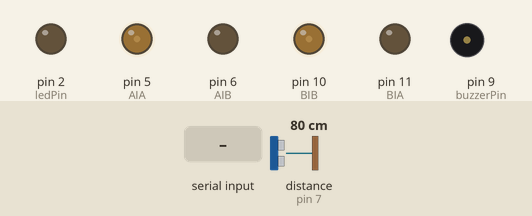
Recording of a sketch running on a simulated Arduino Uno, built with avr-gcc and run on an emulated ATmega328P. Parts: output pins drawn as LEDs (lit = HIGH), buzzer (waves = sounding). Wiring (inferred from the names in the program): ultrasonic range finder: trigger pin 8; echo pin 7. The test bench sets the inputs (shaded band); at power-on: distance to the obstacle (sensor on pin 7) 80 cm. The echo pulse lasts 58.3 µs per cm; pins used as bus, display or sensor lines are not drawn.

Above: at 1.2 s.
1.3 s: distance to the obstacle (sensor on pin 7) set to 54 cm
2.8 s: distance to the obstacle (sensor on pin 7) set to 46 cm
At 3.11 s:
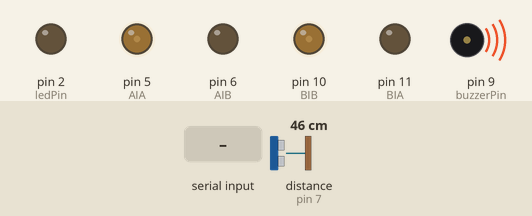
5.8 s: "f" received over Serial
At 8.5 s:
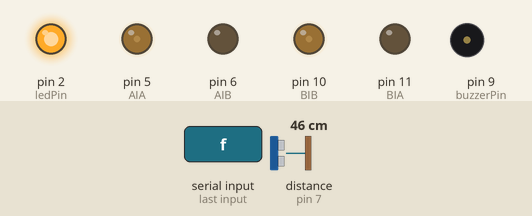
8.8 s: distance to the obstacle (sensor on pin 7) set to 37 cm
At 10.89 s:
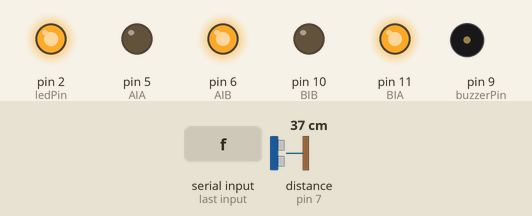
Timing chart, 0 to 12.8 s (numbered marks = the images above; inputs shaded):
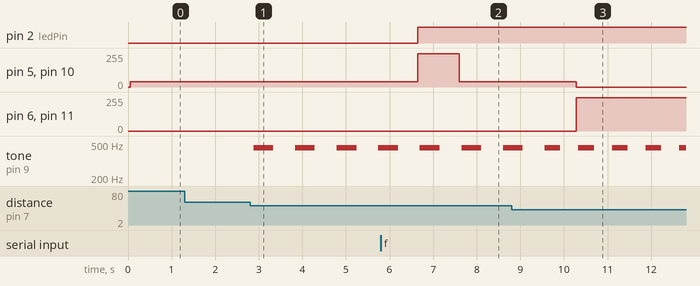

The sketch:

cars_full_code.ino
```cpp
//motor sürücü
int AIB = 6 ;
int AIA = 5 ;
int BIB = 10 ;
int BIA = 11;

//komutlar
char komut;
String voiceKomut;
//ledler
int ledPin = 2;


//ultrasonik sensör
#define echoPin 7
#define trigPin 8
#define buzzerPin 9

int maximumRange = 50;
int minimumRange = 0;

//mikrofon
#define mikroPin 3
#define mikroA0 A0


void setup() {
 Serial.begin(9600);

 pinMode(AIB,OUTPUT);
 pinMode(AIA,OUTPUT);
 pinMode(BIA,OUTPUT);
 pinMode(BIB,OUTPUT);

 pinMode(mikroPin, INPUT);

 pinMode(trigPin, OUTPUT);
 pinMode(echoPin, INPUT);
 pinMode(buzzerPin, OUTPUT);

 pinMode(ledPin, OUTPUT);

}

void loop() {
  int olcum = mesafe(maximumRange, minimumRange);
  melodi(olcum*10);
  komut = Serial.read();

  //Serial.println(komut);


 if(olcum > 0 && olcum <= 40) {
       geri();
  } else {
     if(komut == 's') {
       digitalWrite(ledPin, LOW);
       dur();

     } else if(komut == 'f') {
      digitalWrite(ledPin, HIGH);
       ileri();

     } else if(komut == 'b') {
      digitalWrite(ledPin, HIGH);
        geri();

     } else if(komut == 'r') {
       digitalWrite(ledPin, HIGH);
       delay(50);
       digitalWrite(ledPin, LOW);
       delay(50);
       digitalWrite(ledPin, HIGH);

        sag();

     } else if(komut == 'l') {
       digitalWrite(ledPin, HIGH);
       delay(50);
       digitalWrite(ledPin, LOW);
       delay(50);
       digitalWrite(ledPin, HIGH);
        sol();

     } else {
      dur();
     }

  }
}

void dur() {
  analogWrite(AIB,0);
  analogWrite(AIA,40);
  analogWrite(BIB,40);
  analogWrite(BIA,0);
}
void ileri() {
  analogWrite(AIB,0);
  analogWrite(AIA,250);
  analogWrite(BIB,250);
  analogWrite(BIA,0);
}

void geri() {
  analogWrite(AIB,250);
  analogWrite(AIA,0);
  analogWrite(BIB,0);
  analogWrite(BIA,250);
}

 void sag() {
  analogWrite(AIB,250);
  analogWrite(AIA, 0);
  analogWrite(BIB, 250);
  analogWrite(BIA, 0);
 }

 void sol() {
  analogWrite(AIB,0);
  analogWrite(AIA, 250);
  analogWrite(BIB, 0);
  analogWrite(BIA, 250);
 }


int mesafe(int maximumRange, int minimumRange) {
  long duration, distance;

  digitalWrite(trigPin, LOW);
  delayMicroseconds(2);
  digitalWrite(trigPin, HIGH);
  delayMicroseconds(10);
  digitalWrite(trigPin, LOW);

  duration = pulseIn(echoPin, HIGH);
  distance = duration / 58.2;
  delay(50);
  if(distance >= maximumRange || distance <= minimumRange)
  return 0;
  return distance;
 }


 int melodi(int dly) {
    tone(buzzerPin, 452);
    delay(dly);
    noTone(buzzerPin);
    delay(dly);
}
```

Measured:
- the behaviour switches between 51 and 50 cm on distance to the obstacle (sensor on pin 7) (found by bisection; images 0 and 1)
- the behaviour switches between 42 and 41 cm on distance to the obstacle (sensor on pin 7) (found by bisection; images 2 and 3)
- after the input at 2.8 s, tone on pin 9 (buzzerPin): alternates 452 Hz for 0.45 s and silent for 0.50 s, starting after 0.09 s
- after the input at 5.8 s, pin 2 (ledPin): LOW → HIGH after 0.84 s; pin 5 (AIA), pin 10 (BIB): 40/255 → 250/255 after 0.84 s, → 40/255 0.95 s later
- after the input at 8.8 s, pin 5 (AIA), pin 10 (BIB): 40/255 → 0/255 after 1.5 s; pin 6 (AIB), pin 11 (BIA): 0/255 → 250/255 after 1.5 s
